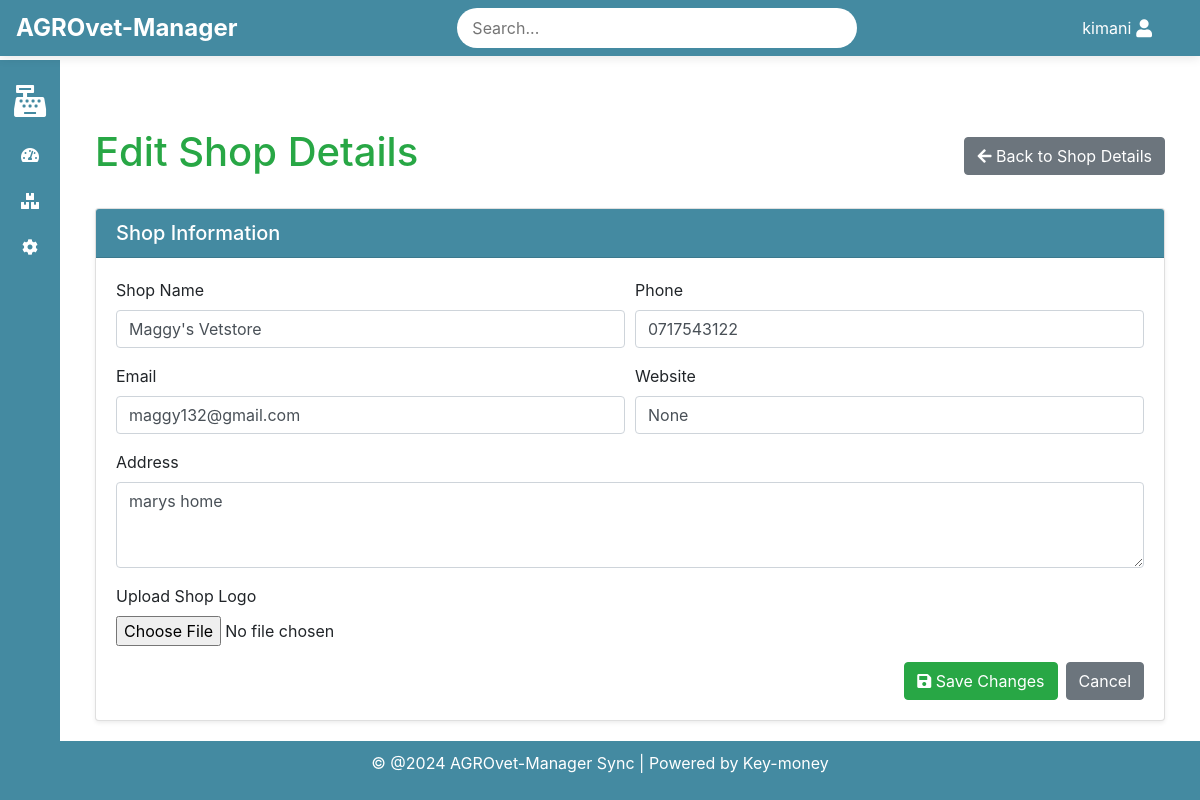
/shop_details/shop/edit/ (signed in), run on an earlier commit of the app's database.
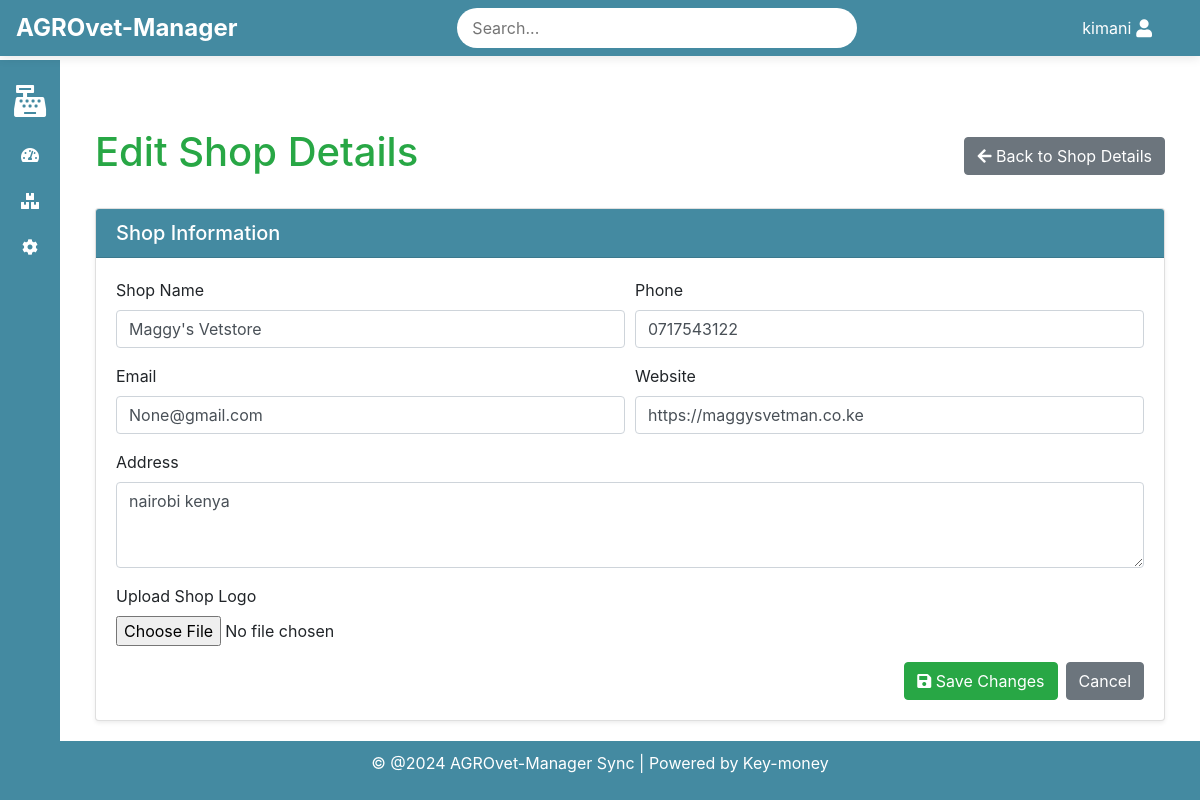
And on a later commit of the database.
### shop_details/models.py (models this page shows, shortened)
class Shop(models.Model):
    name = models.CharField(max_length=255)
    address = models.TextField()
    phone = models.CharField(max_length=15)
    email = models.EmailField()
    website = models.URLField(blank=True, null=True)
    logo = models.ImageField(upload_to='shop_logos/', blank=True, null=True)

### shop_details/views.py (the view)
# urls.py: path('shop/edit/', views.edit_shop_details, name='edit_shop_details'),
@login_required(login_url='/authlogin/login/')
def edit_shop_details(request):
    shop = Shop.objects.first()
    if request.method == 'POST':
        form = ShopForm(request.POST, request.FILES, instance=shop)
        if form.is_valid():
            form.save()
            return redirect('shop_details')
        else:
           return render(request, 'shop_details/edit_shop_details.html', {'form': form})
    else:
        form = ShopForm(instance=shop)
    return render(request, 'shop_details/edit_shop_details.html', {'form': form})

### shop_details/forms.py
class ShopForm(forms.ModelForm):
    class Meta:
        model = Shop
        fields = ['name', 'address', 'phone', 'email', 'website', 'logo']

### shop_details/templates/shop_details/edit_shop_details.html (shortened to what this page needs)
{% extends 'base.html' %}
{% block content %}
<div class="container mt-5">
    <div class="d-flex justify-content-between align-items-center mb-4">
        <h1 class="text-success">Edit Shop Details</h1>
        <a href="{% url 'shop_details' %}" class="btn btn-secondary">
            <i class="fas fa-arrow-left"></i> Back to Shop Details
        </a>
    </div>
    <div class="card shadow-sm">
        <div class="card-header text-white" style="background-color: #448aa1;">
            <h5 class="mb-0">Shop Information</h5>
        </div>
        <div class="card-body">
            <form method="POST" enctype="multipart/form-data">
                <div class="form-row">
                    <div class="form-group col-md-6">
                        <label for="name">Shop Name</label>
                        <input type="text" name="name" id="name" class="form-control" placeholder="Enter shop name" value="{{ form.name.value }}" required>
                    </div>
                    <div class="form-group col-md-6">
                        <label for="phone">Phone</label>
                        <input type="text" name="phone" id="phone" class="form-control" placeholder="Enter phone number" value="{{ form.phone.value }}" required>
                    </div>
                </div>
                <div class="form-row">
                    <div class="form-group col-md-6">
                        <label for="email">Email</label>
                        <input type="email" name="email" id="email" class="form-control" placeholder="Enter email address" value="{{ form.email.value }}" required>
                    </div>
                    <div class="form-group col-md-6">
                        <label for="website">Website</label>
                        <input type="text" name="website" id="website" class="form-control" placeholder="Enter website" value="{{ form.website.value }}">
                    </div>
                </div>
                <div class="form-group">
                    <label for="address">Address</label>
                    <textarea name="address" id="address" class="form-control" rows="3" placeholder="Enter shop address" required>{{ form.address.value }}</textarea>
                </div>
                <div class="form-group">
                    <label for="logo">Upload Shop Logo</label>
                    <input type="file" name="logo" id="logo" class="form-control-file">
                </div>
                <div class="d-flex justify-content-end">
                    <button type="submit" class="btn btn-success mr-2">
                        <i class="fas fa-save"></i> Save Changes
                    </button>
                    <a href="{% url 'shop_details' %}" class="btn btn-secondary">
                        Cancel
                    </a>
                </div>
            </form>
        </div>
    </div>
</div>
{% endblock %}

What changed in the data, as far as the page shows it:
changed Shop "Maggy's Vetstore": email "maggy132@gmail.com" → "None@gmail.com"; website (not shown) → "https://maggysvetman.co.ke"; address "marys home" → "nairobi kenya"
Also different on the page:
form field website: "None" → (not shown)
